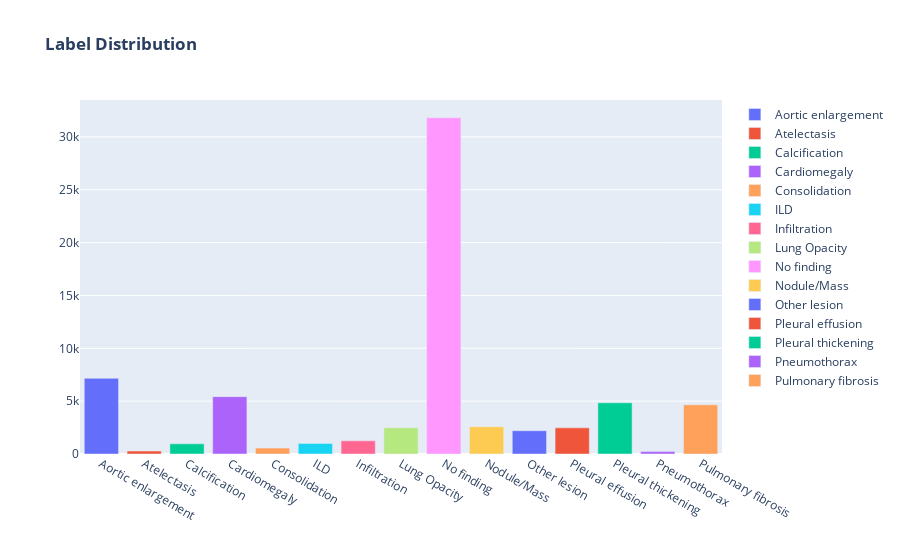
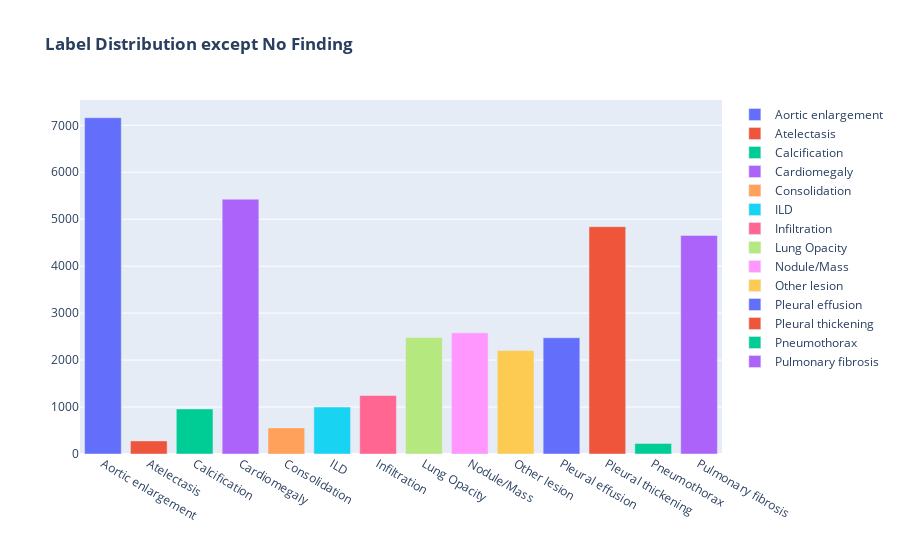

The notebook cell saved with these charts, in order:
### Code cell
fig = px.bar(train_df.class_name.value_counts().sort_index(), 
             color=train_df.class_name.value_counts().sort_index().index,
             title="<b>Label Distribution</b>")
fig.update_layout(legend_title=None,
                  xaxis_title="",
                  yaxis_title="")
fig.show()

fig = px.bar(train_df[train_df.class_id!=14].class_name.value_counts().sort_index(), 
             color=train_df[train_df.class_id!=14].class_name.value_counts().sort_index().index,
             title="<b>Label Distribution except No Finding</b>")
fig.update_layout(legend_title=None,
                  xaxis_title="",
                  yaxis_title="")
fig.show()

### Figure 1 — Plotly figure (JSON) as saved in the notebook; plotly's stock layout.template omitted (floating-point values rounded to 4 significant figures)
{"data": [{"alignmentgroup": "True", "hovertemplate": "color=Aortic enlargement<br>class_name=%{x}<br>value=%{y}<extra></extra>", "legendgroup": "Aortic enlargement", "marker": {"color": "#636efa", "pattern": {"shape": ""}}, "name": "Aortic enlargement", "offsetgroup": "Aortic enlargement", "orientation": "v", "showlegend": true, "textposition": "auto", "x": ["Aortic enlargement"], "xaxis": "x", "y": [7162], "yaxis": "y", "type": "bar"}, {"alignmentgroup": "True", "hovertemplate": "color=Atelectasis<br>class_name=%{x}<br>value=%{y}<extra></extra>", "legendgroup": "Atelectasis", "marker": {"color": "#EF553B", "pattern": {"shape": ""}}, "name": "Atelectasis", "offsetgroup": "Atelectasis", "orientation": "v", "showlegend": true, "textposition": "auto", "x": ["Atelectasis"], "xaxis": "x", "y": [279], "yaxis": "y", "type": "bar"}, {"alignmentgroup": "True", "hovertemplate": "color=Calcification<br>class_name=%{x}<br>value=%{y}<extra></extra>", "legendgroup": "Calcification", "marker": {"color": "#00cc96", "pattern": {"shape": ""}}, "name": "Calcification", "offsetgroup": "Calcification", "orientation": "v", "showlegend": true, "textposition": "auto", "x": ["Calcification"], "xaxis": "x", "y": [960], "yaxis": "y", "type": "bar"}, {"alignmentgroup": "True", "hovertemplate": "color=Cardiomegaly<br>class_name=%{x}<br>value=%{y}<extra></extra>", "legendgroup": "Cardiomegaly", "marker": {"color": "#ab63fa", "pattern": {"shape": ""}}, "name": "Cardiomegaly", "offsetgroup": "Cardiomegaly", "orientation": "v", "showlegend": true, "textposition": "auto", "x": ["Cardiomegaly"], "xaxis": "x", "y": [5427], "yaxis": "y", "type": "bar"}, {"alignmentgroup": "True", "hovertemplate": "color=Consolidation<br>class_name=%{x}<br>value=%{y}<extra></extra>", "legendgroup": "Consolidation", "marker": {"color": "#FFA15A", "pattern": {"shape": ""}}, "name": "Consolidation", "offsetgroup": "Consolidation", "orientation": "v", "showlegend": true, "textposition": "auto", "x": ["Consolidation"], "xaxis": "x", "y": [556], "yaxis": "y", "type": "bar"}, {"alignmentgroup": "True", "hovertemplate": "color=ILD<br>class_name=%{x}<br>value=%{y}<extra></extra>", "legendgroup": "ILD", "marker": {"color": "#19d3f3", "pattern": {"shape": ""}}, "name": "ILD", "offsetgroup": "ILD", "orientation": "v", "showlegend": true, "textposition": "auto", "x": ["ILD"], "xaxis": "x", "y": [1000], "yaxis": "y", "type": "bar"}, {"alignmentgroup": "True", "hovertemplate": "color=Infiltration<br>class_name=%{x}<br>value=%{y}<extra></extra>", "legendgroup": "Infiltration", "marker": {"color": "#FF6692", "pattern": {"shape": ""}}, "name": "Infiltration", "offsetgroup": "Infiltration", "orientation": "v", "showlegend": true, "textposition": "auto", "x": ["Infiltration"], "xaxis": "x", "y": [1247], "yaxis": "y", "type": "bar"}, {"alignmentgroup": "True", "hovertemplate": "color=Lung Opacity<br>class_name=%{x}<br>value=%{y}<extra></extra>", "legendgroup": "Lung Opacity", "marker": {"color": "#B6E880", "pattern": {"shape": ""}}, "name": "Lung Opacity", "offsetgroup": "Lung Opacity", "orientation": "v", "showlegend": true, "textposition": "auto", "x": ["Lung Opacity"], "xaxis": "x", "y": [2483], "yaxis": "y", "type": "bar"}, {"alignmentgroup": "True", "hovertemplate": "color=No finding<br>class_name=%{x}<br>value=%{y}<extra></extra>", "legendgroup": "No finding", "marker": {"color": "#FF97FF", "pattern": {"shape": ""}}, "name": "No finding", "offsetgroup": "No finding", "orientation": "v", "showlegend": true, "textposition": "auto", "x": ["No finding"], "xaxis": "x", "y": [31818], "yaxis": "y", "type": "bar"}, {"alignmentgroup": "True", "hovertemplate": "color=Nodule/Mass<br>class_name=%{x}<br>value=%{y}<extra></extra>", "legendgroup": "Nodule/Mass", "marker": {"color": "#FECB52", "pattern": {"shape": ""}}, "name": "Nodule/Mass", "offsetgroup": "Nodule/Mass", "orientation": "v", "showlegend": true, "textposition": "auto", "x": ["Nodule/Mass"], "xaxis": "x", "y": [2580], "yaxis": "y", "type": "bar"}, {"alignmentgroup": "True", "hovertemplate": "color=Other lesion<br>class_name=%{x}<br>value=%{y}<extra></extra>", "legendgroup": "Other lesion", "marker": {"color": "#636efa", "pattern": {"shape": ""}}, "name": "Other lesion", "offsetgroup": "Other lesion", "orientation": "v", "showlegend": true, "textposition": "auto", "x": ["Other lesion"], "xaxis": "x", "y": [2203], "yaxis": "y", "type": "bar"}, {"alignmentgroup": "True", "hovertemplate": "color=Pleural effusion<br>class_name=%{x}<br>value=%{y}<extra></extra>", "legendgroup": "Pleural effusion", "marker": {"color": "#EF553B", "pattern": {"shape": ""}}, "name": "Pleural effusion", "offsetgroup": "Pleural effusion", "orientation": "v", "showlegend": true, "textposition": "auto", "x": ["Pleural effusion"], "xaxis": "x", "y": [2476], "yaxis": "y", "type": "bar"}, {"alignmentgroup": "True", "hovertemplate": "color=Pleural thickening<br>class_name=%{x}<br>value=%{y}<extra></extra>", "legendgroup": "Pleural thickening", "marker": {"color": "#00cc96", "pattern": {"shape": ""}}, "name": "Pleural thickening", "offsetgroup": "Pleural thickening", "orientation": "v", "showlegend": true, "textposition": "auto", "x": ["Pleural thickening"], "xaxis": "x", "y": [4842], "yaxis": "y", "type": "bar"}, {"alignmentgroup": "True", "hovertemplate": "color=Pneumothorax<br>class_name=%{x}<br>value=%{y}<extra></extra>", "legendgroup": "Pneumothorax", "marker": {"color": "#ab63fa", "pattern": {"shape": ""}}, "name": "Pneumothorax", "offsetgroup": "Pneumothorax", "orientation": "v", "showlegend": true, "textposition": "auto", "x": ["Pneumothorax"], "xaxis": "x", "y": [226], "yaxis": "y", "type": "bar"}, {"alignmentgroup": "True", "hovertemplate": "color=Pulmonary fibrosis<br>class_name=%{x}<br>value=%{y}<extra></extra>", "legendgroup": "Pulmonary fibrosis", "marker": {"color": "#FFA15A", "pattern": {"shape": ""}}, "name": "Pulmonary fibrosis", "offsetgroup": "Pulmonary fibrosis", "orientation": "v", "showlegend": true, "textposition": "auto", "x": ["Pulmonary fibrosis"], "xaxis": "x", "y": [4655], "yaxis": "y", "type": "bar"}], "layout": {"xaxis": {"anchor": "y", "domain": [0.0, 1.0], "title": {"text": ""}}, "yaxis": {"anchor": "x", "domain": [0.0, 1.0], "title": {"text": ""}}, "legend": {"title": {}, "tracegroupgap": 0}, "title": {"text": "<b>Label Distribution</b>"}, "barmode": "relative"}}

### Figure 2 — Plotly figure (JSON) as saved in the notebook; plotly's stock layout.template omitted (floating-point values rounded to 4 significant figures)
{"data": [{"alignmentgroup": "True", "hovertemplate": "color=Aortic enlargement<br>class_name=%{x}<br>value=%{y}<extra></extra>", "legendgroup": "Aortic enlargement", "marker": {"color": "#636efa", "pattern": {"shape": ""}}, "name": "Aortic enlargement", "offsetgroup": "Aortic enlargement", "orientation": "v", "showlegend": true, "textposition": "auto", "x": ["Aortic enlargement"], "xaxis": "x", "y": [7162], "yaxis": "y", "type": "bar"}, {"alignmentgroup": "True", "hovertemplate": "color=Atelectasis<br>class_name=%{x}<br>value=%{y}<extra></extra>", "legendgroup": "Atelectasis", "marker": {"color": "#EF553B", "pattern": {"shape": ""}}, "name": "Atelectasis", "offsetgroup": "Atelectasis", "orientation": "v", "showlegend": true, "textposition": "auto", "x": ["Atelectasis"], "xaxis": "x", "y": [279], "yaxis": "y", "type": "bar"}, {"alignmentgroup": "True", "hovertemplate": "color=Calcification<br>class_name=%{x}<br>value=%{y}<extra></extra>", "legendgroup": "Calcification", "marker": {"color": "#00cc96", "pattern": {"shape": ""}}, "name": "Calcification", "offsetgroup": "Calcification", "orientation": "v", "showlegend": true, "textposition": "auto", "x": ["Calcification"], "xaxis": "x", "y": [960], "yaxis": "y", "type": "bar"}, {"alignmentgroup": "True", "hovertemplate": "color=Cardiomegaly<br>class_name=%{x}<br>value=%{y}<extra></extra>", "legendgroup": "Cardiomegaly", "marker": {"color": "#ab63fa", "pattern": {"shape": ""}}, "name": "Cardiomegaly", "offsetgroup": "Cardiomegaly", "orientation": "v", "showlegend": true, "textposition": "auto", "x": ["Cardiomegaly"], "xaxis": "x", "y": [5427], "yaxis": "y", "type": "bar"}, {"alignmentgroup": "True", "hovertemplate": "color=Consolidation<br>class_name=%{x}<br>value=%{y}<extra></extra>", "legendgroup": "Consolidation", "marker": {"color": "#FFA15A", "pattern": {"shape": ""}}, "name": "Consolidation", "offsetgroup": "Consolidation", "orientation": "v", "showlegend": true, "textposition": "auto", "x": ["Consolidation"], "xaxis": "x", "y": [556], "yaxis": "y", "type": "bar"}, {"alignmentgroup": "True", "hovertemplate": "color=ILD<br>class_name=%{x}<br>value=%{y}<extra></extra>", "legendgroup": "ILD", "marker": {"color": "#19d3f3", "pattern": {"shape": ""}}, "name": "ILD", "offsetgroup": "ILD", "orientation": "v", "showlegend": true, "textposition": "auto", "x": ["ILD"], "xaxis": "x", "y": [1000], "yaxis": "y", "type": "bar"}, {"alignmentgroup": "True", "hovertemplate": "color=Infiltration<br>class_name=%{x}<br>value=%{y}<extra></extra>", "legendgroup": "Infiltration", "marker": {"color": "#FF6692", "pattern": {"shape": ""}}, "name": "Infiltration", "offsetgroup": "Infiltration", "orientation": "v", "showlegend": true, "textposition": "auto", "x": ["Infiltration"], "xaxis": "x", "y": [1247], "yaxis": "y", "type": "bar"}, {"alignmentgroup": "True", "hovertemplate": "color=Lung Opacity<br>class_name=%{x}<br>value=%{y}<extra></extra>", "legendgroup": "Lung Opacity", "marker": {"color": "#B6E880", "pattern": {"shape": ""}}, "name": "Lung Opacity", "offsetgroup": "Lung Opacity", "orientation": "v", "showlegend": true, "textposition": "auto", "x": ["Lung Opacity"], "xaxis": "x", "y": [2483], "yaxis": "y", "type": "bar"}, {"alignmentgroup": "True", "hovertemplate": "color=Nodule/Mass<br>class_name=%{x}<br>value=%{y}<extra></extra>", "legendgroup": "Nodule/Mass", "marker": {"color": "#FF97FF", "pattern": {"shape": ""}}, "name": "Nodule/Mass", "offsetgroup": "Nodule/Mass", "orientation": "v", "showlegend": true, "textposition": "auto", "x": ["Nodule/Mass"], "xaxis": "x", "y": [2580], "yaxis": "y", "type": "bar"}, {"alignmentgroup": "True", "hovertemplate": "color=Other lesion<br>class_name=%{x}<br>value=%{y}<extra></extra>", "legendgroup": "Other lesion", "marker": {"color": "#FECB52", "pattern": {"shape": ""}}, "name": "Other lesion", "offsetgroup": "Other lesion", "orientation": "v", "showlegend": true, "textposition": "auto", "x": ["Other lesion"], "xaxis": "x", "y": [2203], "yaxis": "y", "type": "bar"}, {"alignmentgroup": "True", "hovertemplate": "color=Pleural effusion<br>class_name=%{x}<br>value=%{y}<extra></extra>", "legendgroup": "Pleural effusion", "marker": {"color": "#636efa", "pattern": {"shape": ""}}, "name": "Pleural effusion", "offsetgroup": "Pleural effusion", "orientation": "v", "showlegend": true, "textposition": "auto", "x": ["Pleural effusion"], "xaxis": "x", "y": [2476], "yaxis": "y", "type": "bar"}, {"alignmentgroup": "True", "hovertemplate": "color=Pleural thickening<br>class_name=%{x}<br>value=%{y}<extra></extra>", "legendgroup": "Pleural thickening", "marker": {"color": "#EF553B", "pattern": {"shape": ""}}, "name": "Pleural thickening", "offsetgroup": "Pleural thickening", "orientation": "v", "showlegend": true, "textposition": "auto", "x": ["Pleural thickening"], "xaxis": "x", "y": [4842], "yaxis": "y", "type": "bar"}, {"alignmentgroup": "True", "hovertemplate": "color=Pneumothorax<br>class_name=%{x}<br>value=%{y}<extra></extra>", "legendgroup": "Pneumothorax", "marker": {"color": "#00cc96", "pattern": {"shape": ""}}, "name": "Pneumothorax", "offsetgroup": "Pneumothorax", "orientation": "v", "showlegend": true, "textposition": "auto", "x": ["Pneumothorax"], "xaxis": "x", "y": [226], "yaxis": "y", "type": "bar"}, {"alignmentgroup": "True", "hovertemplate": "color=Pulmonary fibrosis<br>class_name=%{x}<br>value=%{y}<extra></extra>", "legendgroup": "Pulmonary fibrosis", "marker": {"color": "#ab63fa", "pattern": {"shape": ""}}, "name": "Pulmonary fibrosis", "offsetgroup": "Pulmonary fibrosis", "orientation": "v", "showlegend": true, "textposition": "auto", "x": ["Pulmonary fibrosis"], "xaxis": "x", "y": [4655], "yaxis": "y", "type": "bar"}], "layout": {"xaxis": {"anchor": "y", "domain": [0.0, 1.0], "title": {"text": ""}}, "yaxis": {"anchor": "x", "domain": [0.0, 1.0], "title": {"text": ""}}, "legend": {"title": {}, "tracegroupgap": 0}, "title": {"text": "<b>Label Distribution except No Finding</b>"}, "barmode": "relative"}}
